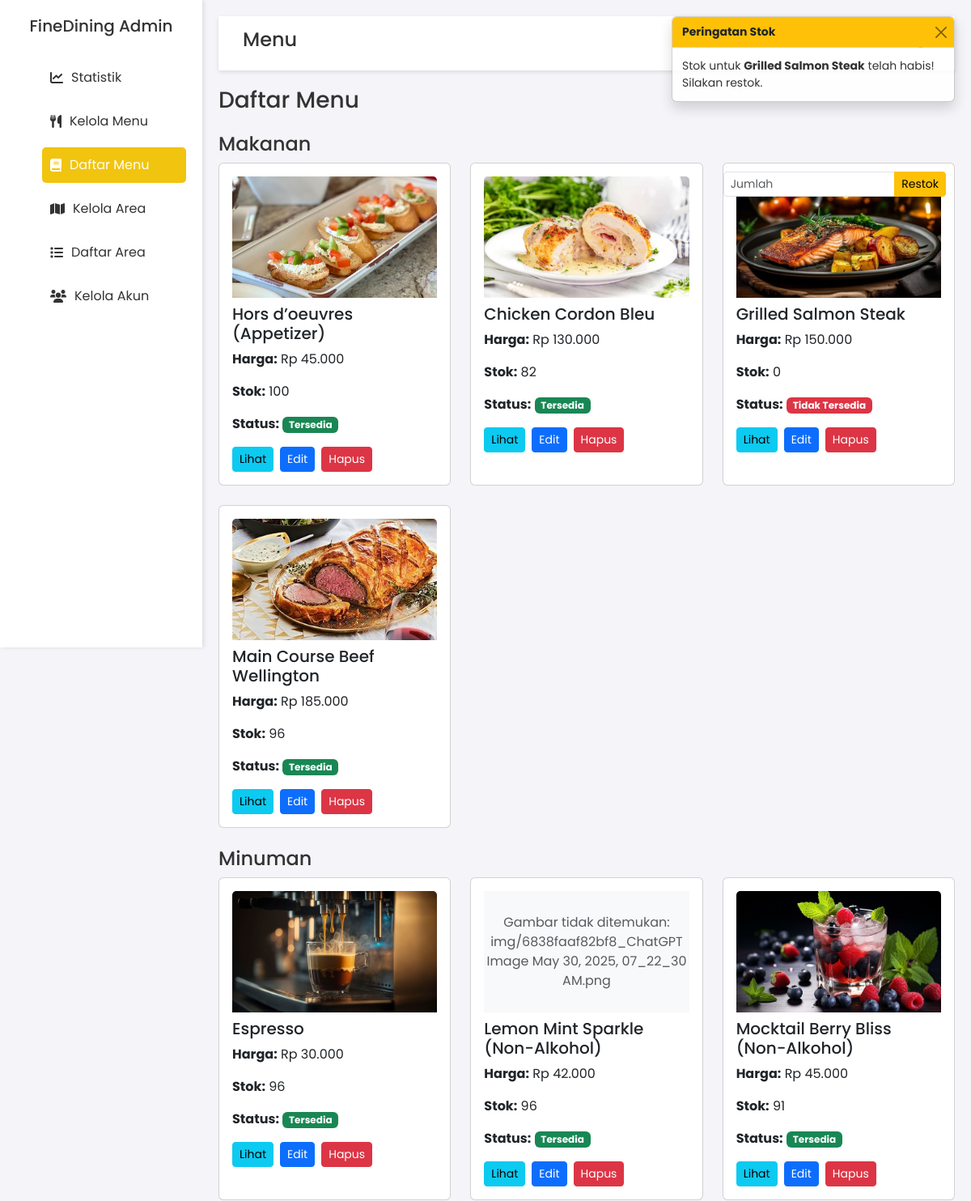
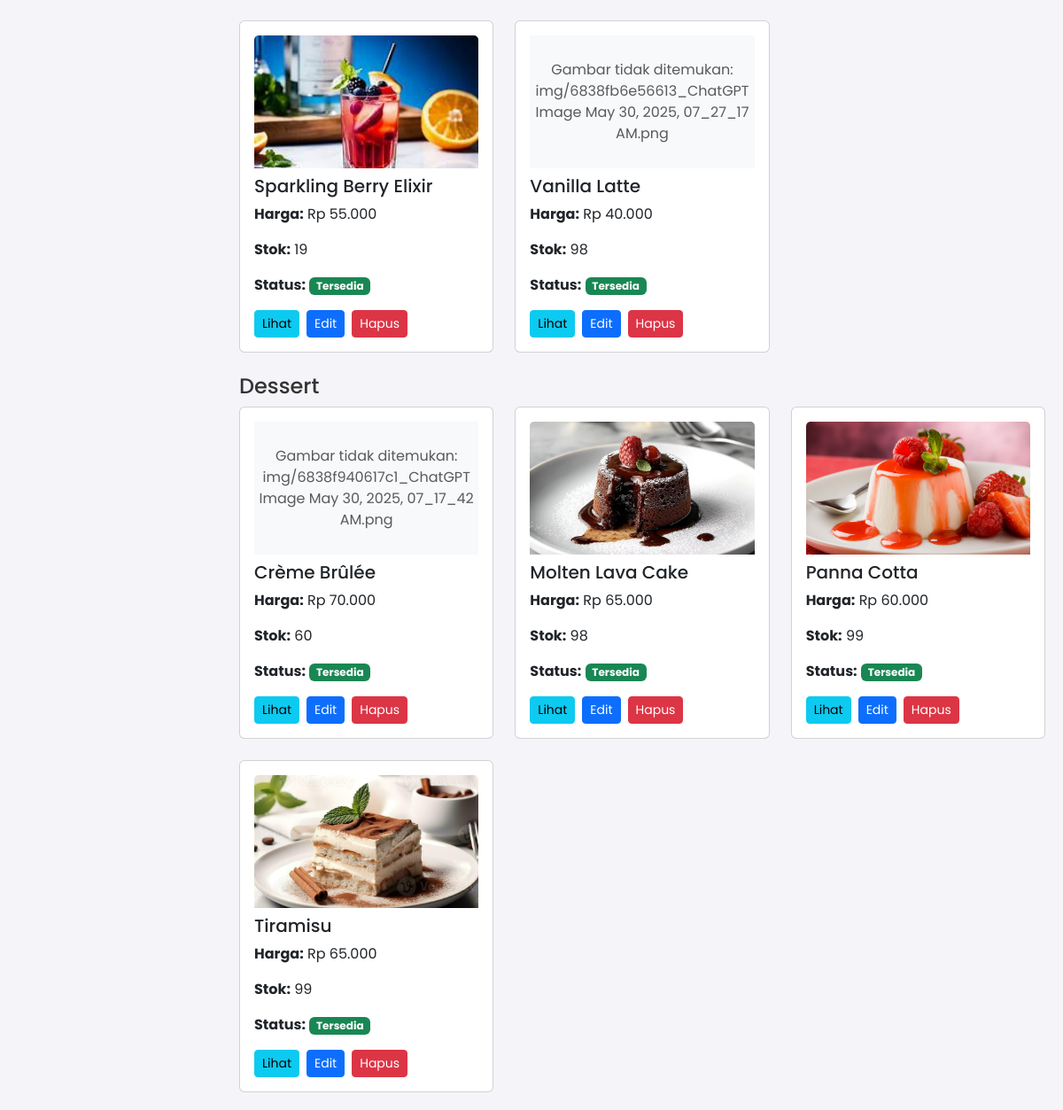
Screenshot of /dashboard/admin.php?section=menu (signed in) with the database file from the repository (2 pictures, top to bottom).
### tables this page shows
CREATE TABLE `menu` (
  `id_menu` int(11) NOT NULL,
  `nama_menu` varchar(100) DEFAULT NULL,
  `deskripsi` text DEFAULT NULL,
  `harga` decimal(10,2) DEFAULT NULL,
  `kategori` varchar(50) DEFAULT NULL,
  `gambar_menu` varchar(255) DEFAULT NULL,
  `tersedia` tinyint(100) DEFAULT NULL,
  `id_admin` int(11) DEFAULT NULL,
  `stok` int(11) NOT NULL DEFAULT 0
);

### dashboard/admin.php (the view, shortened to what this page needs)
<?php
include '../includes/config.php';
$total_pendapatan = 0;
$total_pesanan = 0;
$pelanggan_baru = 0;
$rating = 0;
$result = $conn->query("SELECT COUNT(*) as total FROM pesanan");
if ($result) {
    $row = $result->fetch_assoc();
    $total_pesanan = $row['total'];
}
$result = $conn->query("SELECT SUM(p.jumlah * m.harga) as total FROM pesanan p JOIN menu m ON p.id_menu = m.id_menu");
if ($result) {
    $row = $result->fetch_assoc();
    $total_pendapatan = $row['total'] ?? 0;
}
$bulan_ini = date('Y-m');
$result = $conn->query("SELECT COUNT(*) as total FROM customer WHERE DATE_FORMAT(tanggal_daftar, '%Y-%m') = '$bulan_ini'");
if ($result) {
    $row = $result->fetch_assoc();
    $pelanggan_baru = $row['total'];
}
$result = $conn->query("SHOW TABLES LIKE 'review'");
if ($result && $result->num_rows > 0) {
    $rating_result = $conn->query("SELECT AVG(rating) as avg_rating FROM review");
    if ($rating_result) {
        $row = $rating_result->fetch_assoc();
        $rating = round($row['avg_rating'] ?? 0, 1);
    }
}
$recent_orders = [];
$status_column_exists = false;
$id_customer_column_exists = false;
$query = "SELECT p.id_pesanan, ";
if ($id_customer_column_exists) {
    $query .= "c.nama_lengkap, ";
} else {
    $query .= "'Unknown Customer' as nama_lengkap, ";
}
$query .= "m.nama_menu as menu, (p.jumlah * m.harga) as total_harga, a.nama_area, a.nomor_meja";
if ($status_column_exists) {
    $query .= ", p.status";
} else {
    $query .= ", CASE
        WHEN p.tanggal_selesai IS NOT NULL THEN 'Completed'
        ELSE 'Pending'
    END as status";
}
$query .= " FROM pesanan p";
$query .= " JOIN menu m ON p.id_menu = m.id_menu";
$query .= " LEFT JOIN area a ON p.id_area = a.id_area";
$query .= " ORDER BY p.tanggal_pesanan DESC LIMIT 5";
$result = $conn->query($query);
if ($result) {
    while ($row = $result->fetch_assoc()) {
        $recent_orders[] = $row;
    }
}
$section = isset($_GET['section']) ? $_GET['section'] : 'dashboard';
?>
<!DOCTYPE html>
<html lang="id">
<head>
  <link href="https://cdn.jsdelivr.net/npm/bootstrap@5.3.3/dist/css/bootstrap.min.css" rel="stylesheet">
  <link rel="stylesheet" href="https://cdnjs.cloudflare.com/ajax/libs/font-awesome/6.0.0/css/all.min.css">
</head>
<body>
  <div class="toast-container">
    <?php
    $result = $conn->query("SELECT id_menu, nama_menu FROM menu WHERE stok = 0");
    while ($row = $result->fetch_assoc()): ?>
    <div class="toast" role="alert" aria-live="assertive" aria-atomic="true" data-bs-delay="5000">
      <div class="toast-header bg-warning text-dark">
        <strong class="me-auto">Peringatan Stok</strong>
        <button type="button" class="btn-close" data-bs-dismiss="toast" aria-label="Close"></button>
      </div>
      <div class="toast-body">
        Stok untuk <strong><?php echo htmlspecialchars($row['nama_menu']); ?></strong> telah habis! Silakan restok.
      </div>
    </div>
    <?php endwhile; $result->free(); ?>
  </div>
  <div class="sidebar">
    <h2>FineDining Admin</h2>
    <ul>
      <li><a href="?section=dashboard" class="<?php echo $section === 'dashboard' ? 'active' : ''; ?>"><i class="fas fa-chart-line"></i> Statistik</a></li>
      <li><a href="?section=kelola_menu" class="<?php echo $section === 'kelola_menu' ? 'active' : ''; ?>"><i class="fas fa-utensils"></i> Kelola Menu</a></li>
      <li><a href="?section=menu" class="<?php echo $section === 'menu' ? 'active' : ''; ?>"><i class="fas fa-book"></i> Daftar Menu</a></li>
      <li><a href="?section=kelola_area" class="<?php echo $section === 'kelola_area' ? 'active' : ''; ?>"><i class="fas fa-map"></i> Kelola Area</a></li>
      <li><a href="?section=daftar_area" class="<?php echo $section === 'daftar_area' ? 'active' : ''; ?>"><i class="fas fa-list"></i> Daftar Area</a></li>
      <li><a href="?section=kelola_akun" class="<?php echo $section === 'kelola_akun' ? 'active' : ''; ?>"><i class="fas fa-users"></i> Kelola Akun</a></li>
    </ul>
  </div>
  <div class="main-content">
    <div class="header">
      <h1>
        <?php
        if ($section === 'dashboard') echo 'Dashboard Admin';
        elseif ($section === 'kelola_menu') echo 'Kelola Menu';
        elseif ($section === 'menu') echo 'Menu';
        elseif ($section === 'kelola_area') echo 'Kelola Area';
        elseif ($section === 'daftar_area') echo 'Daftar Area';
        elseif ($section === 'kelola_akun') echo 'Kelola Akun';
        elseif ($section === 'edit_menu') echo 'Edit Menu';
        elseif ($section === 'view_menu') echo 'Detail Menu';
        elseif ($section === 'edit_area') echo 'Edit Area';
        elseif ($section === 'view_area') echo 'Detail Area';
        ?>
      </h1>
      <div class="user">
        <a href="../logout.php"><i class="fas fa-sign-out-alt"></i></a>
      </div>
    </div>
    <?php if ($section === 'dashboard'): ?>
    <div class="stats d-flex gap-3 mb-4">
      <div class="card flex-fill text-center">
        <div class="card-body">
          <h3 class="card-title">Total Pendapatan</h3>
          <p class="card-text fs-3 fw-bold">Rp <?php echo number_format($total_pendapatan, 0, ',', '.'); ?></p>
          <small class="text-muted">+<?php echo round(($total_pendapatan / 1000000) * 100, 0); ?>% dari bulan lalu</small>
        </div>
      </div>
      <div class="card flex-fill text-center">
        <div class="card-body">
          <h3 class="card-title">Total Pesanan</h3>
          <p class="card-text fs-3 fw-bold"><?php echo $total_pesanan; ?></p>
          <small class="text-muted">+<?php echo round(($total_pesanan / 100) * 100, 0); ?>% dari bulan lalu</small>
        </div>
      </div>
      <div class="card flex-fill text-center">
        <div class="card-body">
          <h3 class="card-title">Pelanggan Baru</h3>
          <p class="card-text fs-3 fw-bold"><?php echo $pelanggan_baru; ?></p>
          <small class="text-muted">+<?php echo $pelanggan_baru > 0 ? $pelanggan_baru * 10 : 0; ?>% dari bulan lalu</small>
        </div>
      </div>
      <div class="card flex-fill text-center">
        <div class="card-body">
          <h3 class="card-title">Rating</h3>
          <p class="card-text fs-3 fw-bold"><?php echo $rating; ?></p>
          <small class="text-muted">+<?php echo $rating > 0 ? 0.2 : 0; ?> dari bulan lalu</small>
        </div>
      </div>
    </div>
    <div class="recent-orders">
        <h3>Pesanan Terbaru</h3>
        <table class="table table-striped">
            <thead>
                <tr>
                    <th>Order ID</th>
                    <th>Pelanggan</th>
                    <th>Menu</th>
                    <th>Area</th>
                    <th>Nomor Meja</th>
                    <th>Total</th>
                    <th>Status</th>
                </tr>
            </thead>
            <tbody>
                <?php if (empty($recent_orders)): ?>
                <tr><td colspan="7" class="text-center">Belum ada pesanan.</td></tr>
                <?php else: ?>
                <?php foreach ($recent_orders as $order): ?>
                <tr>
                    <td>#<?php echo htmlspecialchars($order['id_pesanan']); ?></td>
                    <td><?php echo htmlspecialchars($order['nama_lengkap']); ?></td>
                    <td><?php echo htmlspecialchars($order['menu']); ?></td>
                    <td><?php echo htmlspecialchars($order['nama_area'] ?? 'Tidak ada area'); ?></td>
                    <td><?php echo htmlspecialchars($order['nomor_meja'] ?? 'Tidak ada nomor'); ?></td>
                    <td>Rp <?php echo number_format($order['total_harga'], 0, ',', '.'); ?></td>
                    <td><?php echo htmlspecialchars($order['status']); ?></td>
                </tr>
                <?php endforeach; ?>
                <?php endif; ?>
            </tbody>
        </table>
    </div>
    <?php elseif ($section === 'menu'): ?>
    <h3>Daftar Menu</h3>
    <?php
    $menu_items = [];
    $result = $conn->query("SELECT * FROM menu ORDER BY kategori, nama_menu");
    if ($result) {
        while ($row = $result->fetch_assoc()) {
            $menu_items[$row['kategori']][] = $row;
        }
    } else {
        echo '<div class="alert alert-danger">Gagal mengambil data menu: ' . htmlspecialchars($conn->error) . '</div>';
    }
    $categories = ['Makanan', 'Minuman', 'Dessert'];
    ?>
    <?php if (empty($menu_items)): ?>
    <div class="alert alert-info">Belum ada menu yang ditambahkan.</div>
    <?php else: ?>
    <?php foreach ($categories as $category): ?>
    <?php if (isset($menu_items[$category]) && !empty($menu_items[$category])): ?>
    <h4 class="mt-4"><?php echo htmlspecialchars($category); ?></h4>
    <div class="row row-cols-1 row-cols-md-3 g-4">
      <?php foreach ($menu_items[$category] as $menu): ?>
      <div class="col">
        <div class="card h-100 menu-card position-relative">
          <?php if ($menu['stok'] == 0): ?>
          <form method="POST" action="" class="restock-btn">
            <div class="input-group input-group-sm">
              <input type="number" name="restock_amount" class="form-control" placeholder="Jumlah" min="1" required>
              <button type="submit" class="btn btn-warning btn-sm">Restok</button>
            </div>
          </form>
          <?php endif; ?>
          <div class="card-body">
            <?php
            $image_path = !empty($menu['gambar_menu']) && $menu['gambar_menu'] !== '0' ? '../' . $menu['gambar_menu'] : '';
            if (!empty($image_path) && file_exists($image_path)): ?>
            <img src="<?php echo htmlspecialchars($image_path); ?>" alt="<?php echo htmlspecialchars($menu['nama_menu']); ?>" class="card-img-top" style="height: 150px; object-fit: cover;">
            <?php else: ?>
            <div class="bg-light text-center" style="height: 150px; display: flex; align-items: center; justify-content: center;">
              <span class="text-muted"><?php echo !empty($menu['gambar_menu']) ? 'Gambar tidak ditemukan: ' . htmlspecialchars($menu['gambar_menu']) : 'Tidak ada gambar'; ?></span>
            </div>
            <?php endif; ?>
            <h5 class="card-title mt-2"><?php echo htmlspecialchars($menu['nama_menu']); ?></h5>
            <p class="card-text"><strong>Harga:</strong> Rp <?php echo number_format($menu['harga'], 0, ',', '.'); ?></p>
            <p class="card-text"><strong>Stok:</strong> <?php echo htmlspecialchars($menu['stok']); ?></p>
            <p class="card-text"><strong>Status:</strong> <span class="badge <?php echo $menu['tersedia'] ? 'bg-success' : 'bg-danger'; ?>">
              <?php echo $menu['tersedia'] ? 'Tersedia' : 'Tidak Tersedia'; ?></span></p>
            <div class="d-flex gap-2">
              <a href="?section=view_menu&id_menu=<?php echo $menu['id_menu']; ?>" class="btn btn-info btn-sm">Lihat</a>
              <a href="?section=edit_menu&id_menu=<?php echo $menu['id_menu']; ?>" class="btn btn-primary btn-sm">Edit</a>
              <form method="POST" action="" onsubmit="return confirm('Yakin ingin menghapus menu ini?');">
                <button type="submit" class="btn btn-danger btn-sm">Hapus</button>
              </form>
            </div>
          </div>
        </div>
      </div>
      <?php endforeach; ?>
    </div>
    <?php endif; ?>
    <?php endforeach; ?>
    <?php endif; ?>
    <?php endif; ?>
  </div>
</body>
</html>

### dashboard/admin.php (style rules this page uses)
* { margin: 0; padding: 0; box-sizing: border-box; font-family: 'Poppins', sans-serif; }
body { background: #f4f4f9; color: #333; min-height: 100vh; display: flex; }
.sidebar { width: 250px; background: #fff; box-shadow: 2px 0 5px rgba(0, 0, 0, 0.1); padding: 20px; height: 100vh; position: fixed; }
.sidebar h2 { color: #333; font-size: 20px; margin-bottom: 30px; text-align: center; }
.sidebar ul { list-style: none; }
.sidebar ul li { margin-bottom: 10px; }
.sidebar ul li a { display: flex; align-items: center; padding: 10px; color: #333; text-decoration: none; border-radius: 5px; transition: background 0.3s; }
.sidebar ul li a:hover, .sidebar ul li a.active { background: #f1c40f; color: #fff; }
.sidebar ul li a i { margin-right: 10px; }
.main-content { margin-left: 250px; padding: 20px; width: calc(100% - 250px); }
.header { display: flex; justify-content: space-between; align-items: center; background: #fff; padding: 15px 30px; box-shadow: 0 2px 5px rgba(0, 0, 0, 0.1); margin-bottom: 20px; }
.header h1 { font-size: 24px; color: #333; }
.header .user { display: flex; align-items: center; }
.menu-card, .area-card { position: relative; transition: transform 0.2s; }
.restock-btn { position: absolute; top: 10px; right: 10px; z-index: 10; }
.toast-container { position: fixed; top: 20px; right: 20px; z-index: 1055; }

### rows the page displays
menu: nama_menu "Grilled Salmon Steak", gambar_menu+nama_menu (picture), harga "150.000", stok "0", tersedia "Tidak Tersedia"
menu: gambar_menu (picture), nama_menu "Hors d’oeuvres (Appetizer)", harga "45.000", stok "100", tersedia "Tersedia"
menu: gambar_menu+nama_menu (picture), nama_menu "Chicken Cordon Bleu", harga "130.000", stok "82", tersedia "Tersedia"
menu: gambar_menu (picture), nama_menu "Main Course Beef Wellington", harga "185.000", stok "96", tersedia "Tersedia"
menu: gambar_menu+nama_menu (picture), nama_menu "Espresso", harga "30.000", stok "96", tersedia "Tersedia"
menu: gambar_menu "img/6838faaf82bf8_ChatGPT Image May 30, 2025, 07_22_30 AM.png", nama_menu "Lemon Mint Sparkle (Non-Alkohol)", harga "42.000", stok "96", tersedia "Tersedia"
menu: gambar_menu (picture), nama_menu "Mocktail Berry Bliss (Non-Alkohol)", harga "45.000", stok "91", tersedia "Tersedia"
menu: gambar_menu+nama_menu (picture), nama_menu "Sparkling Berry Elixir", harga "55.000", stok "19", tersedia "Tersedia"
menu: gambar_menu "img/6838fb6e56613_ChatGPT Image May 30, 2025, 07_27_17 AM.png", nama_menu "Vanilla Latte", harga "40.000", stok "98", tersedia "Tersedia"
menu: gambar_menu "img/6838f940617c1_ChatGPT Image May 30, 2025, 07_17_42 AM.png", nama_menu "Crème Brûlée", harga "70.000", stok "60", tersedia "Tersedia"
menu: gambar_menu+nama_menu (picture), nama_menu "Molten Lava Cake", harga "65.000", stok "98", tersedia "Tersedia"
menu: gambar_menu+nama_menu (picture), nama_menu "Panna Cotta", harga "60.000", stok "99", tersedia "Tersedia"
menu: gambar_menu+nama_menu (picture), nama_menu "Tiramisu", harga "65.000", stok "99", tersedia "Tersedia"

### other values shown
$category "Makanan"
$category "Minuman"
$category "Dessert"
